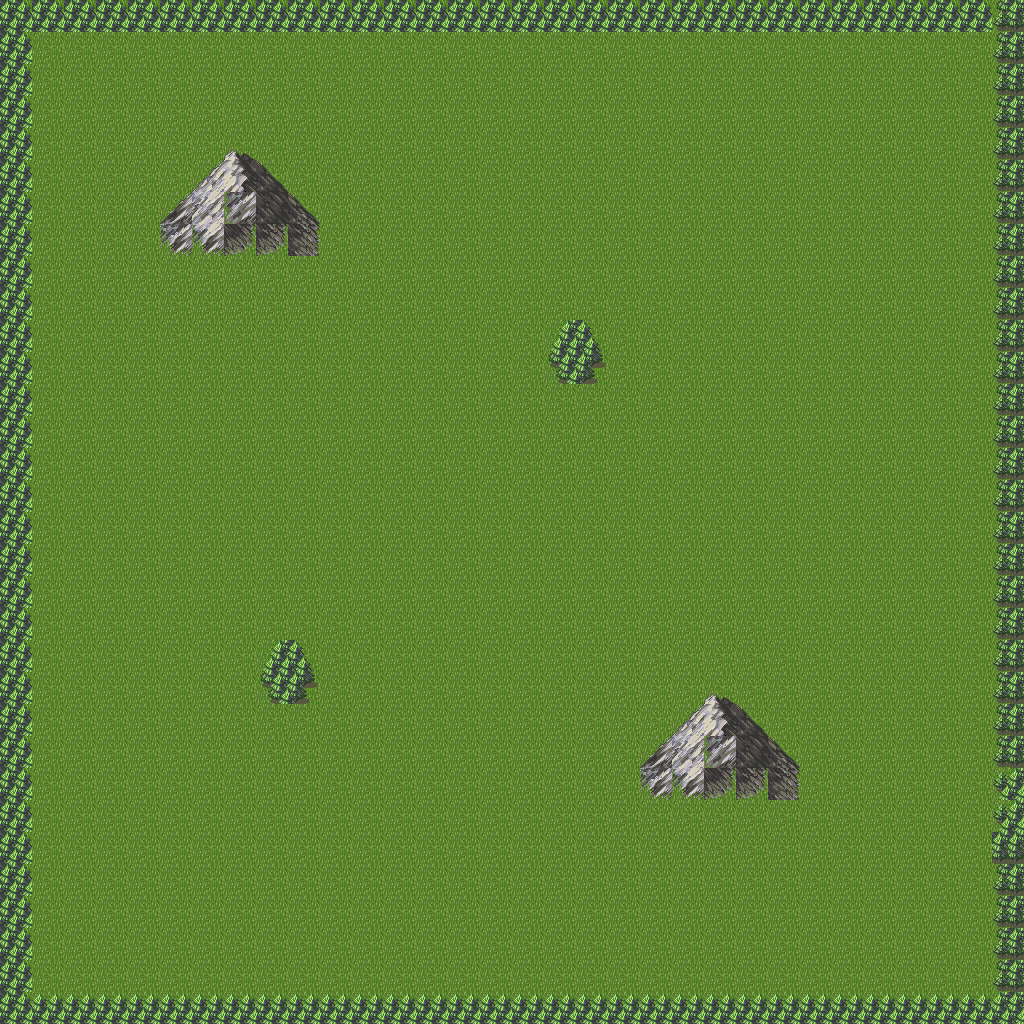

Tiled map render using the project's own tile images. Description and the map definition, with tile-layer contents summarised, below:
An orthogonal 32x32 tile map with 32x32 px tiles, 3 tile layers (background, main, foreground) and 4 objects (leftBorder, topBorder, bottomBorder, rightBorder).

<map version="1.0" orientation="orthogonal" renderorder="left-down" width="32" height="32" tilewidth="32" tileheight="32" nextobjectid="15">
 <tileset firstgid="1" name="FE" tilewidth="32" tileheight="32" tilecount="770" columns="10">
  <image source="Tilesets/fe.png" width="320" height="2464" />
 </tileset>
 <objectgroup name="collision">
  <object id="4" name="leftBorder" x="0" y="0" width="32" height="1024" />
  <object id="5" name="topBorder" x="0" y="0" width="1024" height="32" />
  <object id="12" name="bottomBorder" x="0" y="992" width="1024" height="32" />
  <object id="13" name="rightBorder" x="992" y="0" width="32" height="1024" />
 </objectgroup>
 <layer name="background" width="32" height="32">
  <properties>
   <property name="unity:sortingLayerName" value="Background" />
  </properties>
  <data>[1024 cells, 1024 non-empty, 1 distinct tile ids]</data>
 </layer>
 <layer name="main" width="32" height="32">
  <properties>
   <property name="unity:sortingLayerName" value="Main" />
  </properties>
  <data>[1024 cells, 160 non-empty, 24 distinct tile ids]</data>
 </layer>
 <layer name="foreground" width="32" height="32">
  <properties>
   <property name="unity:sortingLayerName" value="Foreground" />
  </properties>
  <data>[1024 cells, 0 non-empty, 0 distinct tile ids]</data>
 </layer>
</map>